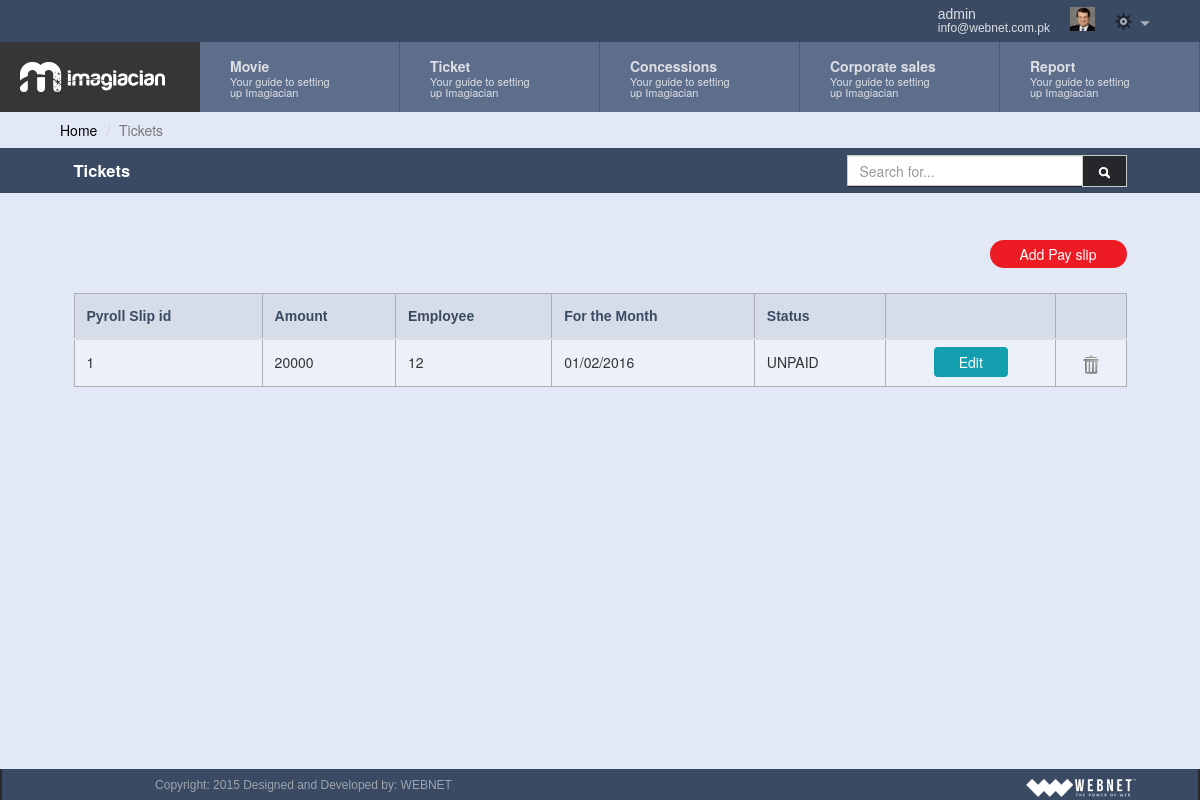
The app's page /view_payslip.php (signed in) with its own data.
### tables this page shows
CREATE TABLE IF NOT EXISTS `payrolls` (
  `payroll_id` int(11) NOT NULL,
  `payroll_amount` varchar(32) NOT NULL,
  `payroll_emp_id` varchar(32) NOT NULL,
  `payroll_for_date` varchar(32) NOT NULL,
  `payroll_status` varchar(32) NOT NULL,
  `payroll_date` date NOT NULL,
  `payroll_ts` timestamp NOT NULL DEFAULT CURRENT_TIMESTAMP,
  PRIMARY KEY (`payroll_id`)
);

### common/class.database.php (called while the page is built, shortened)
<?php
class Database {
    public $_DB;
    public $_query;
    public $_select = array();
    public $_action;
    public $_table;
    public $_force_select_all = false;
    public function __construct() {
        try {
            $this->_DB = new PDO('mysql:host=' . DB_HOST . ';dbname=' . DB_NAME, DB_USER, DB_PASS);
            $this->_DB->setAttribute(PDO::ATTR_ERRMODE, PDO::ERRMODE_EXCEPTION);
        } catch (PDOException $e) {
            echo 'ERROR: ' . $e->getMessage();
        }
    }
    public function query($query) {
        try {
            $this->_query = $this->_DB->prepare(filter_var($query, FILTER_SANITIZE_STRING));
            $this->_query->execute();
            $this->_select = array();
        } catch (PDOException $e) {
            $er = $e->errorInfo;
            echo '<p style="font-family:arial; background:#F00; position:absolute; z-index:10000; color:#FFF; padding:5px;">ERROR: ' . $er[2] . '</p>';
        }
    }
    public function build_query() {
        $query = $this->_action;
        if ($this->_action == 'SELECT') {
            if (!empty($this->_select)) {
                if ($this->_force_select_all == true) {
                    $query .= ' *,';
                }
                foreach ($this->_select as $column_name => $name) {
                    $query .=' ' . $column_name . ' as ' . $name . ', ';
                }
            } else {
                $query .= ' *';
            }
            $query = rtrim($query, ', ');
        }
        if ($this->_action != 'UPDATE' && $this->_action != 'INSERT') {
            $query .= ' FROM ';
        }
        $query .= $this->_table;
        $this->query($query);
    }
    public function all_results($fetch_type = PDO::FETCH_OBJ) {
        return $this->_query->fetchAll($fetch_type);
    }
    public function from($table_name, $num_rows = NULL) {
        $this->_action = 'SELECT';
        $this->_table = $table_name;
        $this->build_query();
    }
}

### classes/class.payslip.php (called while the page is built, shortened)
<?php
class payslip extends database
{
	private $table_name;
	function __construct()
	{
		$this->table_name = 'payrolls';
	}
	public function get_payslips($ID = NULL)
	{
		if (isset($ID)) {
			$this->where('payroll_id',$ID);
			$this->from($this->table_name);
			return $this->result();
		}
		else {
			$this->from($this->table_name);
			return $this->all_results();
		}
	}
}
 ?>

### view_payslip.php (the view, shortened to what this page needs)
<?php require_once 'header.php'; ?>
<div class="container">
<div class="row">
		<ol class="breadcrumb">
		  <li><a href="index.php">Home</a></li>
		  <li class="active">Tickets</li>
		</ol>
	</div>
<div class="row form-header">
			<div class="col-md-12">
				<div class="form-header-inner">
					<h3>Tickets</h3>
					<div class="search-btn input-group">
						<input type="text" id="filter" class="form-control search-control" placeholder="Search for...">
							<span class="input-group-btn">
							<button class="btn btn-default search-btn" type="button"><img  src="assets/images/search-icon.png"/></button>
						</span>
					</div>
			 	</div>
		 	</div>
		</div>
		<div class="row">
			<div class="col-md-12">
				<div class="form-header-inner">
					<a class="pull-right add-button"  href="add_payslip.php">Add Pay slip </a>
				</div>
			</div>
		</div>
		<div class="row">
			<div class="col-md-12">
				<?php
				$payslip = new payslip();
				$results = $payslip->get_payslips();
				if ($results) {
				?>
				<table border="1" cellpadding="0" cellspacing="0" id="example" class="table table-hover tableView admin-table">
					<thead>
					<tr>
						<th>Pyroll Slip id</th>
						<th>Amount</th>
						<th>Employee</th>
						<th>For the Month </th>
						<th>Status</th>
						<th></th>
						<th></th>
					</tr>
					</thead>
					<tbody class="searchable">
						<?php
						foreach($results as $res){
						echo '<tr>';
						echo '<td>'. $res->payroll_id .'</td>';
						echo '<td>'. $res->payroll_amount .'</td>';
						echo '<td>'. $res->payroll_emp_id .'</td>';
						echo '<td>'. $res->payroll_for_date.'</td>';
						if($res->payroll_status == 0){
							echo '<td> UNPAID </td>';
						}else{
							echo '<td> PAID </td>';
						}
						echo '<td class="alignCenter"><a class="edit_btn" href="add_payslip.php?id='.$res->payroll_id.'">Edit</a></td>';
						echo '<td class="alignCenter"><input type="hidden" class="id_to_delete" value="'.$res->payroll_id.'"><a href="#" data-toggle="modal" data-target=".delete_confirm_modal"><img class="img_delete" src="assets/images/delete_icon.png"/></a></td>';
						echo '</tr>';
						}
						?>
						</tbody>
				</table>
				<?php
				}else{
					echo 'Error';
				}
				?>
			</div>
		</div>
	</div>
<?php require_once 'footer.php'; ?>

### assets/css/dashboard.css (style rules this page uses)
button { outline:0px!important; }
body { background-color: #e2e8f6;padding-right:0px!important; }
html, body { height: 100%; }
.edit_btn { background-color: #149fb0; color: white; padding: 5px 25px; border-radius: 4px; }
.alignCenter { text-align: center; }
.img_delete { width: 16px; }
.container { width:100%!important; }
.form-header { margin-bottom: 35px; background: rgb(58, 74, 99); color: white; }
.form-header-inner { width: 90%; margin: auto; min-height: 45px; padding-top: 7px; }
.form-header h3 { font-size: 16.5px; font-weight: bold; float: left; margin-top: 6px; }
.form-header-inner .add-button { background-color: #ed1c24; color: white; padding: 4px 30px; border-radius: 20px; }
.form-header .search-btn { max-width: 280px;float: right; }
.search-btn .form-control { height: 31px;border-radius:0px; }
.search-btn .btn { padding: 4px 12px;border-radius:0px; }
h1, .h1, h2, .h2, h3, .h3 { margin-top: 10px; margin-bottom: 10px; }
.add-button { background-color: #3A4A63; color: white; margin-top: 5px; }
.admin-table th { background-color: #d7dde8; border-left: 0px; border-top: 0px; color: #3a4a63; font-family: helvetica; font-size: 14px; font-weight: bold; border-top: 1px solid #abaeb4!important; }
.admin-table td { border-top: 1px solid #abaeb4!important; }
.table > thead > tr > th, .table > tbody > tr > th, .table > tfoot > tr > th, .table > thead > tr > td, .table > tbody > tr > td, .table > tfoot > tr > td { padding: 12px!important; }
.admin-table { border:1px solid #abaeb4!important;width: 90%; margin: auto; margin-top: 20px; background-color: #ecf0f9; margin-bottom: 20px; }
.breadcrumb { padding: 8px 60px!important; margin-bottom: 0px!important; background-color: transparent!important; }
.breadcrumb a { color: #000000; }
.search-btn { background-color: #26272b; }
.search-btn img { background-color: #26272b; padding: 3.5px; }

### records on screen
payrolls: payroll_id "1", payroll_amount "20000", payroll_emp "12", payroll_for_date "01/02/2016", payroll_status "UNPAID"

### other values on screen
$_SESSION['user']->first_name "admin"
$_SESSION['user']->user_email "info@webnet.com.pk"
